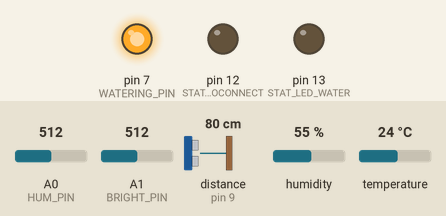
This sketch was run on a simulated Arduino Uno, built with avr-gcc and run on an emulated ATmega328P. Parts: output pins drawn as LEDs (lit = HIGH). Wiring (inferred from the names in the program): DHT22 sensor: data pin 2; ultrasonic range finder: trigger pin 8; echo pin 9. Inputs (shaded band) come from the test bench; at power-on: distance to the obstacle (sensor on pin 9) 80 cm, A0 (HUM_PIN) = 512, A1 (BRIGHT_PIN) = 512, humidity 55 %, temperature 24 °C. The echo pulse lasts 58.3 µs per cm; the local clock reads 2024-03-15 10:24:30 at power-on unless the sketch sets it; pins used as bus, display or sensor lines are not drawn; what the sketch prints to the serial monitor is not drawn.

Above: at 1.3 s.
1.4 s: distance to the obstacle (sensor on pin 9) set to 24 cm
4.3 s: distance to the obstacle (sensor on pin 9) set to 20 cm
At 6.6 s:
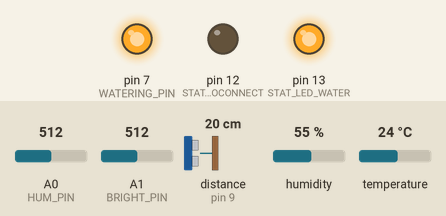
7.2 s: distance to the obstacle (sensor on pin 9) set to 2 cm
At 9.4 s:
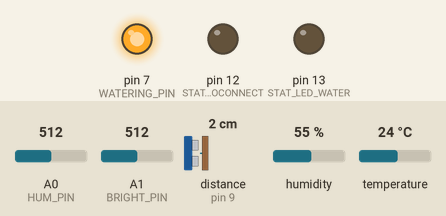
9.8 s: A0 (HUM_PIN) set to 314
12.1 s: A0 (HUM_PIN) set to 282
At 14.9 s:
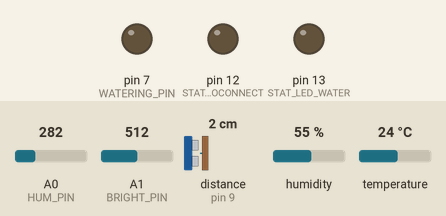
Timing chart, 0 to 16.4 s (numbered marks = the images above; inputs shaded):
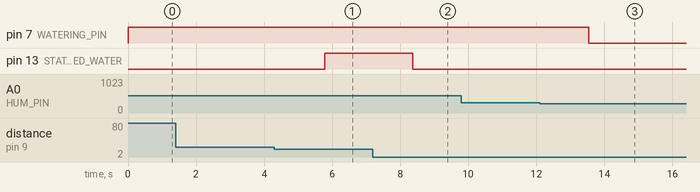

Measured:
- the behaviour switches between 22 and 21 cm on distance to the obstacle (sensor on pin 9) (found by bisection; images 0 and 1)
- the behaviour switches between 300 and 299 on A0 (HUM_PIN) (found by bisection; images 2 and 3)
- after the input at 1.4 s, every drawn part: stays the same
- after the input at 4.3 s, pin 13 (STAT_LED_WATER): LOW → HIGH after 1.5 s
- after the input at 7.2 s, pin 13 (STAT_LED_WATER): HIGH → LOW after 1.2 s
- after the input at 9.8 s, every drawn part: stays the same
- after the input at 12.1 s, pin 7 (WATERING_PIN): HIGH → LOW after 1.4 s

The sketch:

LAB.ino
```cpp
#include <DHT.h>
#include <DS3231.h>
#include <ArduinoJson.h>
// DATA STRUCTURES ------------------------------------------------------------
// состояние поливалки
struct DeviceStateData {
  byte waterLevel;      // уровень воды
  byte errorNum;        // код ошибки
};

// данные о растении, необх для работы поливалки
struct PlantInfo {
  int   wateringFrequency;          // частота полива
  int   wateringGroundHumThreshold; // условия полива по влажности почвы
  float wateringAitHumThreshold;    // условия полива по влажности воздуха
  byte  wtHour;    //час полива
  byte  wtMinute;  //минта полива
};

// VARIABLES & CONST -------------------------------------------------------------------------
#define DHTTYPE DHT21   // DHT 21 (AM2301)

#define ECHOPIN 9
#define TRIGPIN 8
#define DHTPIN 2
#define WATERING_PIN 7

#define BRIGHT_PIN A1
#define HUM_PIN A0

#define STAT_LED_WATER 13
#define STAT_LED_NOCONNECT 12

DHT tempHudtmSensor(DHTPIN, DHTTYPE);
DS3231  rtc(SDA, SCL);
Time    currentTime;

int   WATERING_TIMING = 1500;   //продолжительность полива в миллисекундах
float MIN_WATER_LEVEL = 5.0;    //в сантиметрах высота погруженной помпы - уровень, ниже которого опускаться нельзя
float TANK_HEIGHT = 20.0;       //в сантиметрах высота от дна банки до датчика расстояния
float MIN_AIR_HUM = 40.0;
int   MIN_GROUNG_HUM = 300;
byte  DEFAULT_WATERING_TIME = 12;

byte errors = 0; // код ошибки (0 - ok, 1 - no water, 2 -no sensors avaiable, 3 - no connection)

boolean isWateringInProcess = false;
int     waterintStartTime = 0;
boolean hasErrorsWhileWatering = false;

//данные о растениях, пр, тд
DeviceStateData currentDevState; // данные о состоянии поливалки
PlantInfo       currentPlantInfo; // данные о подопечном растении

//ARDUINO JSON
const int plantCapacity = JSON_OBJECT_SIZE(10);

//PARSER
#define PARSE_AMOUNT 3         // число значений в массиве, который хотим получить
int intData[PARSE_AMOUNT];     // массив численных значений после парсинга
boolean recievedFlag;
boolean getStarted;
byte index;
String string_convert = "";
//---------------------------------------------------------------------------------------
//INITIALIZATION
void setup() {
  Serial.begin(9600);

  rtc.begin();
  tempHudtmSensor.begin();

  pinMode(ECHOPIN, INPUT);
  pinMode(TRIGPIN, OUTPUT);
  pinMode(WATERING_PIN, OUTPUT);
  digitalWrite(WATERING_PIN, HIGH); //инициализируем high, чтобы выключить

  pinMode(STAT_LED_WATER, OUTPUT);
  pinMode(STAT_LED_NOCONNECT, OUTPUT);

  currentPlantInfo.wateringFrequency = 0;
  currentPlantInfo.wateringGroundHumThreshold = MIN_GROUNG_HUM;
  currentPlantInfo.wateringAitHumThreshold = MIN_AIR_HUM;
  currentPlantInfo.wtHour = DEFAULT_WATERING_TIME;
  currentPlantInfo.wtMinute = 0;

  checkState();
}

//MAIN LOOP
void loop() {
  makeAndSendPlantData();
  checkState();
  if (isWateringNeed()){
    watering(true);
  }
  if (isStopWatering()){
    watering(false);
  }
  forseWatering();
  readDataFromHost();
  delay(2000);
}
//----------------------------------------------------------------------------------------
//отправка данных о растении
void makeAndSendPlantData() {
  StaticJsonBuffer<plantCapacity> jb;
  JsonObject& obj = jb.createObject();
  obj["time"] = rtc.getTimeStr();
  obj["date"] = rtc.getDateStr();
  obj["temperature"] = checkTemperature();
  obj["groundHum"] = checkGroundHum();
  obj["airHum"] = checkAirHum();
  obj["waterLevel"] = currentDevState.waterLevel;
  obj["bright"] = checkBrightness();
  String res = "";
  obj.printTo(res);
  Serial.print(res);

  /*
  byte   plantID;         // номер растения
  String currentDate;     // текущая дата
  String currentTime;     // текущее время
  float  temperature;     // температура воздуха
  byte   groundHum;       // влажность почвы
  byte   airHum;          // влажность воздуха
  byte   bright;          // освещенность*/
}

boolean isWateringNeed() {
  currentTime = rtc.getTime();
  return currentTime.hour == currentPlantInfo.wtHour &&
      currentTime.min == currentPlantInfo.wtMinute;
}

boolean isStopWatering() {
  return (waterintStartTime != 0 && millis() > waterintStartTime + WATERING_TIMING);
}

//полив
boolean watering(boolean isWatering) {
  /*
     если бак не пустой, то поливаем
  */
  if (isWatering && checkWaterLevel() > MIN_WATER_LEVEL) {
    if (!isWateringInProcess) {
      digitalWrite(WATERING_PIN, LOW);
      isWateringInProcess = true;
      //ТУТ СТАВИМ ТАЙМЕР, КОТОРЫЙ ВЫЗОВЕТ ОТСТАНОВКУ ПОЛИВА
      waterintStartTime = millis();
      if (waterintStartTime == 0){
        waterintStartTime += 1;
      }
    }
    return true;
  } else {
    digitalWrite(WATERING_PIN, HIGH);
    isWateringInProcess = false;
    waterintStartTime = 0;
    return false;
  }
}

//ПРИНУДИТЕЛЬНЫЙ ПОЛИВ
void forseWatering(){
  if (!isWateringInProcess && !hasErrorsWhileWatering &&
        checkGroundHum() < currentPlantInfo.wateringGroundHumThreshold)
    {
      watering(true);
    }
}

//-------------------------------------------------------------------------------
// проверка остатка воды
float checkWaterLevel() {
  float duration, currentVolume;
  digitalWrite(TRIGPIN, LOW);
  delayMicroseconds(2);
  digitalWrite(TRIGPIN, HIGH);
  delayMicroseconds(10);
  digitalWrite(TRIGPIN, LOW);
  duration = pulseIn(ECHOPIN, HIGH);
  //инвертим для получения остаточного уровня воды
  currentVolume = TANK_HEIGHT - (duration / 58);

  if (currentVolume <= MIN_WATER_LEVEL) {
    watering(false);
  }

  return currentVolume;
}

// проверка яркости
int checkBrightness() {
  int brightness = 1024 - analogRead(BRIGHT_PIN);
  return brightness;
}

// проверка влажности почвы
int checkGroundHum() {
  return analogRead(HUM_PIN);
}

// проверка влажности воздуха
float checkAirHum() {
  return tempHudtmSensor.readHumidity();
}

// проверка температуры
float checkTemperature() {
  return tempHudtmSensor.readTemperature();
}

// проверка состояния устройства, вылавливание ошибок в работе
void checkState() {
  if (Serial) {
    digitalWrite(STAT_LED_NOCONNECT, LOW);
  } else {
    digitalWrite(STAT_LED_NOCONNECT, HIGH);
    currentDevState.errorNum = 3;
  }
  currentDevState.waterLevel = checkWaterLevel();
  if (currentDevState.waterLevel <= MIN_WATER_LEVEL) {
    hasErrorsWhileWatering = isWateringInProcess;
    isWateringInProcess = false;
    digitalWrite(STAT_LED_WATER, HIGH);
  } else {
    digitalWrite(STAT_LED_WATER, LOW);
  }
}

//восстановление после сбоев
void checkErrorsAndRepair() {
  //восстанавливаем работу после долива воды
  if (currentDevState.waterLevel > MIN_WATER_LEVEL && hasErrorsWhileWatering){
    watering(true);
    hasErrorsWhileWatering = false;
  }
}

//Чтение настроек с компа
void readDataFromHost(){
  parsing();               // функция парсинга
  if (recievedFlag) {      // если получены данные
    recievedFlag = false;
    currentPlantInfo.wateringFrequency = intData[2];
    currentPlantInfo.wtHour = intData[0];
    currentPlantInfo.wtMinute = intData[1];
  }
}

// ПАРСИНГ ПРИХОДЯЩИХ ЗНАЧЕНИЙ
void parsing() {
  if (Serial.available() > 0) {
    char incomingByte = Serial.read();        // обязательно ЧИТАЕМ входящий символ
    if (getStarted) {                         // если приняли начальный символ (парсинг разрешён)
      if (incomingByte != ' ' && incomingByte != ';') {   // если это не пробел И не конец
        string_convert += incomingByte;                   // складываем в строку
      } else {                                            // если это пробел или ; конец пакета
        intData[index] = string_convert.toInt();
        string_convert = "";
        index++;
      }
    }
    if (incomingByte == '$') {                // если $ - парисм, данные пришли
      getStarted = true;
      index = 0;
      string_convert = "";
    }
    if (incomingByte == ';') {                // если таки приняли ; - конец парсинга
      getStarted = false;
      recievedFlag = true;
    }
  }
}
```
